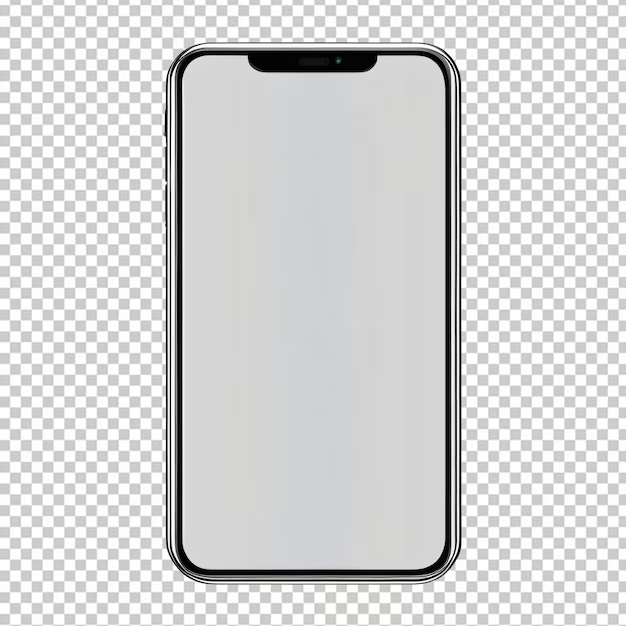
#> input picture Лабораторные/Лр1/Smartphone.png, 626 x 626 px, given in place of the camera
$ jupyter execute 'Лекция 1-2.ipynb'   (shell and % lines are left out)   (text cells are left out)
#> lines starting #> are read from the running program, lines starting #| are printed output that depends on the picture
[cell 1]
import numpy as np
import matplotlib.pyplot as plt

# Время моделирования
t_total = 6   # секунд
dt = 0.01     # шаг дискретизации
t = np.arange(0, t_total, dt)

# Параметры движения по окружности
R = 1.0       # радиус окружности (метры)
omega = 1.0   # угловая скорость (рад/с)

# Истинные значения положений
x_true = R * np.cos(omega * t)
y_true = R * np.sin(omega * t)

# Истинные значения скоростей
v_x_true = -R * omega * np.sin(omega * t)
v_y_true = R * omega * np.cos(omega * t)

# Истинные значения ускорений (центростремительное ускорение)
a_x_true = -R * omega**2 * np.cos(omega * t)
a_y_true = -R * omega**2 * np.sin(omega * t)

# Моделирование данных акселерометра с шумом
noise_std = 0.05  # стандартное отклонение шума
a_x_measured = a_x_true + np.random.normal(0, noise_std, size=len(t))
a_y_measured = a_y_true + np.random.normal(0, noise_std, size=len(t))

# Интегрирование ускорения для получения скоростей
v_x = np.zeros(len(t))
v_y = np.zeros(len(t))
v_x[0] = v_x_true[0]
v_y[0] = v_y_true[0]

for i in range(1, len(t)):
    v_x[i] = v_x[i-1] + a_x_measured[i-1] * dt
    v_y[i] = v_y[i-1] + a_y_measured[i-1] * dt

# Интегрирование скоростей для получения положений
x = np.zeros(len(t))
y = np.zeros(len(t))
x[0] = x_true[0]
y[0] = y_true[0]

for i in range(1, len(t)):
    x[i] = x[i-1] + v_x[i-1] * dt
    y[i] = y[i-1] + v_y[i-1] * dt

# Построение графиков
plt.figure(figsize=(12, 12))

# График положения по оси X
plt.subplot(3, 1, 1)
plt.plot(t, x, label='Вычисленное положение X')
plt.plot(t, x_true, label='Истинное положение X', linestyle='--')
plt.title('Положение по оси X')
plt.xlabel('Время (с)')
plt.ylabel('Положение X (м)')
plt.legend()
plt.grid()

# График положения по оси Y
plt.subplot(3, 1, 2)
plt.plot(t, y, label='Вычисленное положение Y')
plt.plot(t, y_true, label='Истинное положение Y', linestyle='--')
plt.title('Положение по оси Y')
plt.xlabel('Время (с)')
plt.ylabel('Положение Y (м)')
plt.legend()
plt.grid()

# Траектория движения объекта
plt.subplot(3, 1, 3)
plt.plot(x, y, label='Вычисленная траектория')
plt.plot(x_true, y_true, label='Истинная траектория', linestyle='--')
plt.title('Траектория движения объекта')
plt.xlabel('Положение X (м)')
plt.ylabel('Положение Y (м)')
plt.legend()
plt.axis('equal')
plt.grid()

plt.tight_layout()
plt.show()
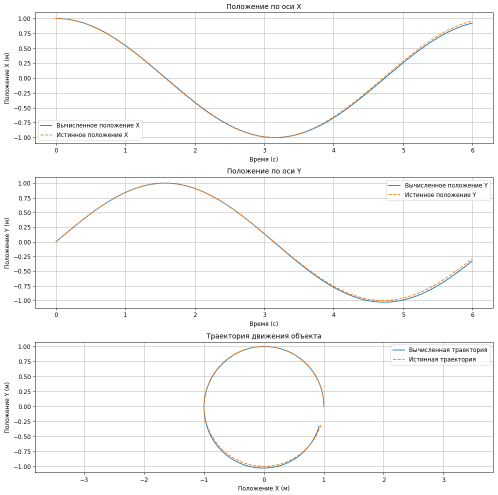
#> figure drawn by matplotlib, 3 panels; panel 1: curve peaks at x = 0, y = 1; panel 1: curve peaks at x = 0, y = 1; panel 2: curve peaks at x = 1.57, y = 1; panel 2: curve peaks at x = 1.57, y = 1

[cell 2]
import math

# Радиус Земли в метрах
R_earth = 6371e3  # 6,371 км

# Истинные географические координаты приёмника
lat_deg_true = 55.811539  # Широта в градусах
lon_deg_true = 37.499727  # Долгота в градусах
alt_true = 32     # Высота в метрах

# Переводим в радианы
lat_true = math.radians(lat_deg_true)
lon_true = math.radians(lon_deg_true)

# Преобразуем в декартовы координаты
x_true = (R_earth + alt_true) * math.cos(lat_true) * math.cos(lon_true)
y_true = (R_earth + alt_true) * math.cos(lat_true) * math.sin(lon_true)
z_true = (R_earth + alt_true) * math.sin(lat_true)

print("Истинные декартовы координаты приёмника:")
print(f"x = {x_true:.2f} м")
print(f"y = {y_true:.2f} м")
print(f"z = {z_true:.2f} м")

print(f"R = {math.sqrt(x_true**2 + y_true**2 + z_true**2):.2f} м")
print(f"h = {math.sqrt(x_true**2 + y_true**2 + z_true**2)-R_earth:.2f} м")

[cell 3]
# Координаты спутников (в метрах)
satellites = {
    1: {'x': 15600e3, 'y': 7540e3, 'z': 20140e3},
    2: {'x': 18760e3, 'y': 2750e3, 'z': 18610e3},
    3: {'x': 17610e3, 'y': 14630e3, 'z': 13480e3},
    4: {'x': 19170e3, 'y': 610e3, 'z': 18390e3}
}


# Скорость света
c = 299792458  # м/с

# Поправка времени (предполагаем, что приёмники синхронизирован, т.е. delta_t = 0)
delta_t_true = 0.05  # с

# Вычисляем псевдодальности до спутников
rho = {}
print("\nПсевдодальности до спутников:")
for i, sat in satellites.items():
    dx = x_true - sat['x']
    dy = y_true - sat['y']
    dz = z_true - sat['z']
    distance = math.sqrt(dx**2 + dy**2 + dz**2)
    rho[i] = distance - c * delta_t_true  # delta_t_true = 0, поэтому rho[i] = distance
    print(f"rho{i} = {rho[i]:.2f} м")

[cell 4]
import sympy as sp
from scipy.optimize import fsolve

# Объявляем неизвестные переменные
x, y, z, delta_t = sp.symbols('x y z delta_t')

# Составляем уравнения с числовыми значениями
eq1 = (x - satellites[1]['x'])**2 + (y - satellites[1]['y'])**2 + (z - satellites[1]['z'])**2 - (rho[1] - c * delta_t)**2
eq2 = (x - satellites[2]['x'])**2 + (y - satellites[2]['y'])**2 + (z - satellites[2]['z'])**2 - (rho[2] - c * delta_t)**2
eq3 = (x - satellites[3]['x'])**2 + (y - satellites[3]['y'])**2 + (z - satellites[3]['z'])**2 - (rho[3] - c * delta_t)**2
eq4 = (x - satellites[4]['x'])**2 + (y - satellites[4]['y'])**2 + (z - satellites[4]['z'])**2 - (rho[4] - c * delta_t)**2

# Собираем систему уравнений
equations = [eq1, eq2, eq3, eq4]

# Определяем систему уравнений для fsolve
def equations_fsolve(vars):
    x_val, y_val, z_val, delta_t_val = vars
    eq1_val = (x_val - satellites[1]['x'])**2 + (y_val - satellites[1]['y'])**2 + (z_val - satellites[1]['z'])**2 - (rho[1] - c * delta_t_val)**2
    eq2_val = (x_val - satellites[2]['x'])**2 + (y_val - satellites[2]['y'])**2 + (z_val - satellites[2]['z'])**2 - (rho[2] - c * delta_t_val)**2
    eq3_val = (x_val - satellites[3]['x'])**2 + (y_val - satellites[3]['y'])**2 + (z_val - satellites[3]['z'])**2 - (rho[3] - c * delta_t_val)**2
    eq4_val = (x_val - satellites[4]['x'])**2 + (y_val - satellites[4]['y'])**2 + (z_val - satellites[4]['z'])**2 - (rho[4] - c * delta_t_val)**2
    return [eq1_val, eq2_val, eq3_val, eq4_val]

# Начальные приближения для переменных
initial_guess = [x_true, y_true, z_true, 0]  # delta_t_true = 0

# Решаем систему уравнений с помощью fsolve
solution, info, ier, mesg = fsolve(equations_fsolve, initial_guess, full_output=True)

# Проверяем, сошёлся ли метод
if ier == 1:
    x_sol, y_sol, z_sol, delta_t_sol = solution
    print("\nРешение системы уравнений:")
    print(f"x = {x_sol:.2f} м")
    print(f"y = {y_sol:.2f} м")
    print(f"z = {z_sol:.2f} м")
    print(f"delta_t = {delta_t_sol:.10f} с")
else:
    print("\nРешение не найдено:")
    print(mesg)

[cell 5]
# Преобразование в географические координаты
def cartesian_to_geodetic(x, y, z):
    """
    Преобразует декартовы координаты (x, y, z) в географические (широта, долгота, высота).
    Предполагается, что Земля — сфера с радиусом R_earth.
    """
    # Радиус точки
    r = math.sqrt(x**2 + y**2 + z**2)

    # Долгота в радианах
    longitude = math.atan2(y, x)

    # Широта в радианах
    latitude = math.atan2(z, math.sqrt(x**2 + y**2))

    # Высота над поверхностью Земли
    altitude = r - R_earth

    # Переводим в градусы
    latitude_deg = math.degrees(latitude)
    longitude_deg = math.degrees(longitude)

    return latitude_deg, longitude_deg, altitude

# Проверяем, сошёлся ли метод
if ier == 1:
    latitude, longitude, altitude = cartesian_to_geodetic(x_sol, y_sol, z_sol)

    print("\nГеографические координаты приёмника:")
    print(f"Широта: {latitude:.6f}°")
    print(f"Долгота: {longitude:.6f}°")
    print(f"Высота: {altitude:.2f} м")

[cell 6]
import numpy as np
import matplotlib.pyplot as plt

# Функция для генерации сложного эталонного профиля глубин
def generate_complex_depth_profile(num_points=300):
    """
    Генерирует сложный эталонный профиль глубин путем суммы нескольких синусоидальных волн
    и добавления случайных аномалий.

    :param num_points: Количество точек в профиле
    :return: numpy массив, представляющий профиль глубин
    """
    x = np.linspace(0, 10 * np.pi, num_points)
    # Сумма синусоид с разными частотами и амплитудами
    depth_profile = (
        30 * np.sin(1 * x) +
        20 * np.sin(3 * x + np.pi / 4) +
        10 * np.sin(5 * x + np.pi / 2)
    ) + 500  # Смещение глубины

    # Добавляем случайные аномалии (пики и впадины)
    num_anomalies = 10
    anomaly_indices = np.random.choice(num_points, num_anomalies, replace=False)
    depth_profile[anomaly_indices] += np.random.choice([-25, 25], size=num_anomalies)

    return depth_profile

# Функция для генерации измеренного профиля с заданным смещением и уровнем шума
def generate_measured_profile(depth_profile, shift_points, noise_std=5):
    """
    Генерирует измеренный профиль глубин путем смещения эталонного профиля и добавления шума.

    :param depth_profile: Эталонный профиль глубин (numpy массив)
    :param shift_points: Количество точек для смещения
    :param noise_std: Стандартное отклонение для гауссовского шума
    :return: Измеренный профиль глубин (numpy массив)
    """
    # Проверка, чтобы смещение не выходило за пределы профиля
    if shift_points < 0 or shift_points + 100 > len(depth_profile):
        raise ValueError("Смещение выходит за пределы профиля глубин.")

    measured_profile = depth_profile[shift_points:shift_points + 100].copy()
    measured_profile += np.random.normal(0, noise_std, size=100)  # Добавляем шум
    return measured_profile

# Параметры эксперимента
true_shift = 50    # истинное смещение в точках (меньшее смещение)
noise_std = 5      # стандартное отклонение шума
num_trials = 100   # количество повторений эксперимента

# Генерируем эталонный профиль
depth_profile = generate_complex_depth_profile()

# Генерируем измеренный профиль с истинным смещением
measured_profile = generate_measured_profile(depth_profile, true_shift, noise_std)

# Поиск положения с максимальной корреляцией
correlation = np.correlate(depth_profile, measured_profile, mode='valid')
estimated_shift = np.argmax(correlation)

print(f"Оцененное смещение: {estimated_shift} точек")
print(f"Истинное смещение: {true_shift} точек")
print(f"Разница: {estimated_shift - true_shift} точек")

# Визуализация эталонного и измеренного профилей
plt.figure(figsize=(14, 6))
plt.plot(depth_profile, label='Эталонный профиль')
plt.plot(range(true_shift, true_shift + 100), measured_profile, label='Измеренный профиль (с шумом)', alpha=0.7)
plt.title('Эталонный и измеренный профили глубин')
plt.xlabel('Точка')
plt.ylabel('Глубина (м)')
plt.legend()
plt.show()
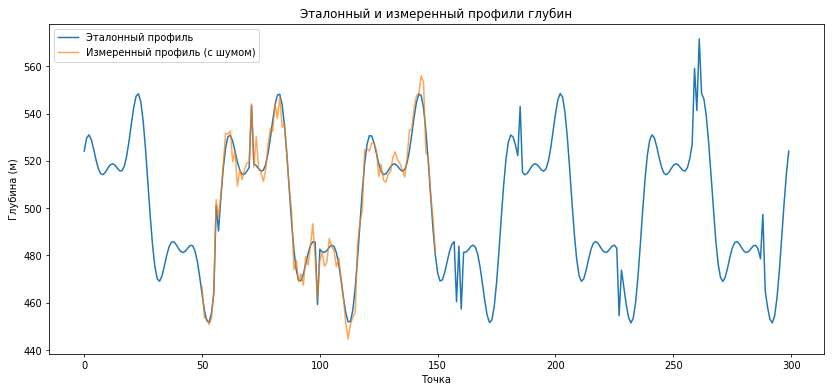
#> figure drawn by matplotlib, 1 panel; curve peaks at x = 261, y = 571.6; curve peaks at x = 143, y = 556

# Визуализация корреляционной функции
plt.figure(figsize=(14, 6))
plt.plot(correlation, label='Корреляция')
plt.axvline(x=true_shift, color='green', linestyle='--', label='Истинное смещение')
plt.axvline(x=estimated_shift, color='red', linestyle='--', label='Оцененное смещение')
plt.title('Корреляция между эталонным и измеренным профилями')
plt.xlabel('Смещение (точки)')
plt.ylabel('Значение корреляции')
plt.legend()
plt.grid()
plt.show()
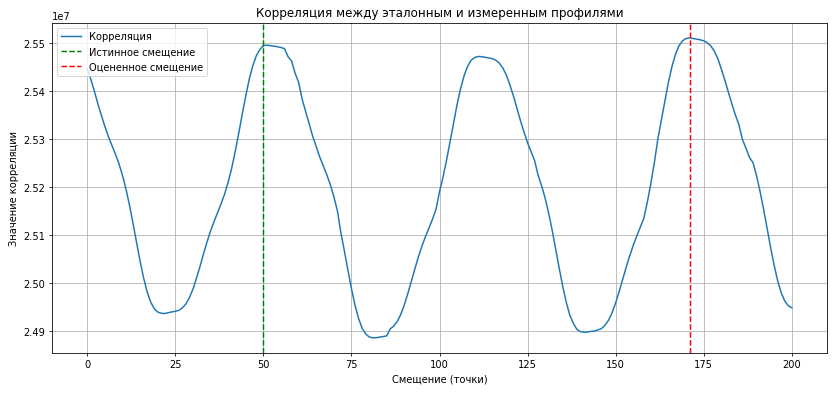
#> figure drawn by matplotlib, 1 panel; curve peaks at x = 171, y = 25511339.8

# Визуализация совпадения профилей после корреляции
plt.figure(figsize=(14, 6))
start = estimated_shift
end = start + 100
plt.plot(depth_profile[start:end], label='Эталонный профиль (вырезка)')
plt.plot(measured_profile, label='Измеренный профиль (с шумом)', alpha=0.7)
plt.title('Совпадение профилей после корреляции')
plt.xlabel('Точка')
plt.ylabel('Глубина (м)')
plt.legend()
plt.show()
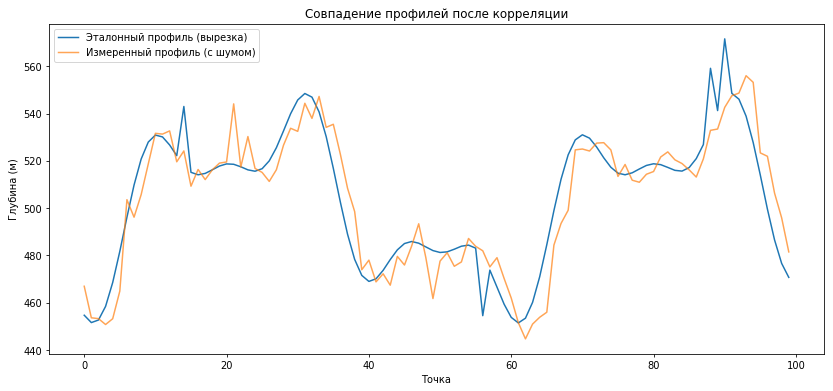
#> figure drawn by matplotlib, 1 panel; curve peaks at x = 90, y = 571.6; curve peaks at x = 93, y = 556

# Повторение эксперимента для оценки точности
estimated_shifts = []
true_shifts = []
for trial in range(num_trials):
    # Случайное смещение в пределах [true_shift - 20, true_shift + 20]
    random_shift = true_shift + np.random.randint(-20, 21)
    # Убедимся, что смещение в допустимых пределах
    if random_shift < 0:
        random_shift = 0
    elif random_shift + 100 > len(depth_profile):
        random_shift = len(depth_profile) - 100

    measured_profile_trial = generate_measured_profile(depth_profile, random_shift, noise_std)

    # Вычисляем корреляцию
    correlation_trial = np.correlate(depth_profile, measured_profile_trial, mode='valid')
    estimated_shift_trial = np.argmax(correlation_trial)
    estimated_shifts.append(estimated_shift_trial)
    true_shifts.append(random_shift)

# Вычисляем ошибки
errors = np.array(estimated_shifts) - np.array(true_shifts)
mean_error = np.mean(errors)
std_error = np.std(errors)

print(f"\nСредняя ошибка смещения: {mean_error:.2f} точек")
print(f"Стандартное отклонение ошибки: {std_error:.2f} точек")

# Визуализация распределения ошибок
plt.figure(figsize=(10, 6))
plt.hist(errors, bins=range(int(errors.min()) - 1, int(errors.max()) + 2), edgecolor='black', alpha=0.7)
plt.title('Распределение ошибок оценки смещения')
plt.xlabel('Ошибка смещения (точки)')
plt.ylabel('Частота')
plt.axvline(x=mean_error, color='red', linestyle='--', label=f'Средняя ошибка: {mean_error:.2f} точек')
plt.legend()
plt.show()
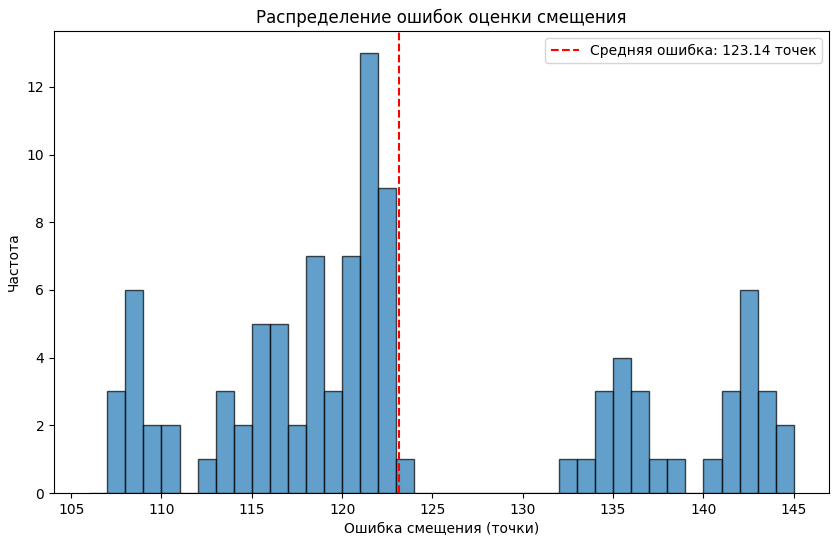
#> figure drawn by matplotlib, 1 panel; tallest bar 13 high, from x = 121 to 122

# Визуализация среднего корреляционного отклика
# Для лучшей визуализации берём среднюю корреляцию по всем испытаниям
average_measured_profiles = np.array([
    generate_measured_profile(depth_profile, shift, noise_std)
    for shift in true_shifts
]).mean(axis=0)

mean_correlation = np.correlate(depth_profile, average_measured_profiles, mode='valid')

plt.figure(figsize=(14, 6))
plt.plot(mean_correlation, label='Средняя корреляция')
plt.axvline(x=true_shift, color='green', linestyle='--', label='Истинное смещение')
plt.axvline(x=estimated_shift, color='red', linestyle='--', label='Оцененное смещение')
plt.title('Средняя корреляция между эталонным и измеренным профилями')
plt.xlabel('Смещение (точки)')
plt.ylabel('Значение корреляции')
plt.legend()
plt.grid()
plt.show()
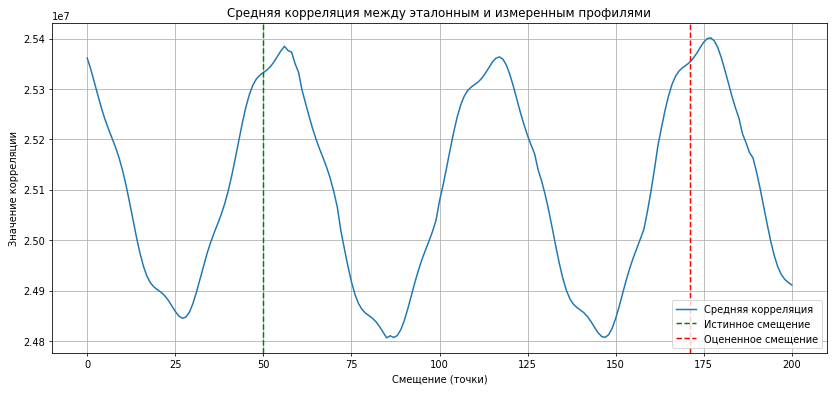
#> figure drawn by matplotlib, 1 panel; curve peaks at x = 177, y = 25401316.3

[cell 7]
import cv2
import numpy as np
import matplotlib.pyplot as plt
from IPython.display import clear_output

# Создание ORB детектора
orb = cv2.ORB_create(nfeatures=1000)

# Инициализация видео
cap = cv2.VideoCapture(0)  # замените на 0 для захвата с веб-камеры

# Считываем первый кадр
ret, old_frame = cap.read()
#> old_frame is the input picture: shape (626, 626, 3); mean B, G, R 213.8, 213.6, 213.5
if not ret:
    print("Не удалось захватить видео.")
    cap.release()
else:
    old_gray = cv2.cvtColor(old_frame, cv2.COLOR_BGR2GRAY)
    # Обнаружение ключевых точек и вычисление дескрипторов
    kp1, des1 = orb.detectAndCompute(old_gray, None)
#> kp1 = 1000 keypoints; strongest (x, y, size): (378, 56, 31), (246, 56, 31), (379, 56, 44.6), (378, 57, 53.6)

    # Инициализация переменной для накопления общего перемещения
    total_movement = np.zeros(2)  # по осям x и y

    try:
        while True:
            ret, frame = cap.read()
            if not ret:
                print("Конец видео или поток камеры.")
                break
            frame_gray = cv2.cvtColor(frame, cv2.COLOR_BGR2GRAY)
            # Обнаружение ключевых точек и вычисление дескрипторов для текущего кадра
            kp2, des2 = orb.detectAndCompute(frame_gray, None)
#> kp2 has the same summary as kp1

            # Проверка, что дескрипторы не пустые
            if des1 is not None and des2 is not None:
                # Используем FLANN для быстрого сопоставления
                FLANN_INDEX_LSH = 6
                index_params = dict(algorithm=FLANN_INDEX_LSH,
                                    table_number=6,
                                    key_size=12,
                                    multi_probe_level=1)
                search_params = dict(checks=50)
                flann = cv2.FlannBasedMatcher(index_params, search_params)

                matches = flann.knnMatch(des1, des2, k=2)
#> matches = 1000 matches

                # Применение теста Lowe для отбора хороших матчей
                good_matches = []
                pts1 = []
                pts2 = []

                for i, m_n in enumerate(matches):
                    if len(m_n) < 2:
                        continue  # Пропускаем, если меньше двух матчей
                    m, n = m_n
                    if m.distance < 0.7 * n.distance:
                        good_matches.append(m)
                        pts1.append(kp1[m.queryIdx].pt)
                        pts2.append(kp2[m.trainIdx].pt)
#> after the loop, good_matches = 1000 matches; pts1 = 1000 pairs, first value 33 to 588, second value 36 to 594; pts2 has the same summary as pts1


                pts1 = np.float32(pts1)
                pts2 = np.float32(pts2)

                if len(good_matches) > 4:
                    # Оценка аффинного преобразования с помощью RANSAC
                    M, mask = cv2.estimateAffinePartial2D(pts1, pts2, method=cv2.RANSAC)
#> M = [[1, 0, 0], [0, 1, 0]]; mask = 1000 values from 1 to 1

                    if M is not None:
                        # Извлечение компонент смещения
                        dx = M[0, 2]
#> dx = 0
                        dy = M[1, 2]
#> dy = 0

                        # Накопление перемещения
                        total_movement += np.array([dx, dy])
#> total_movement = [0, 0]

                        # Сглаживание движения (опционально)
                        alpha = 0.5
                        total_movement = alpha * total_movement + (1 - alpha) * np.array([dx, dy])

                        # Отображение перемещения
                        print(f"Перемещение между кадрами: dx={dx:.2f}, dy={dy:.2f}")
#| Перемещение между кадрами: dx=0.00, dy=0.00
                        print(f"Общее перемещение: x={total_movement[0]:.2f}, y={total_movement[1]:.2f}")
#| Общее перемещение: x=0.00, y=0.00

                        # Отображение матчей (опционально)
                        img_matches = cv2.drawMatches(old_frame, kp1, frame, kp2, good_matches, None, flags=2)
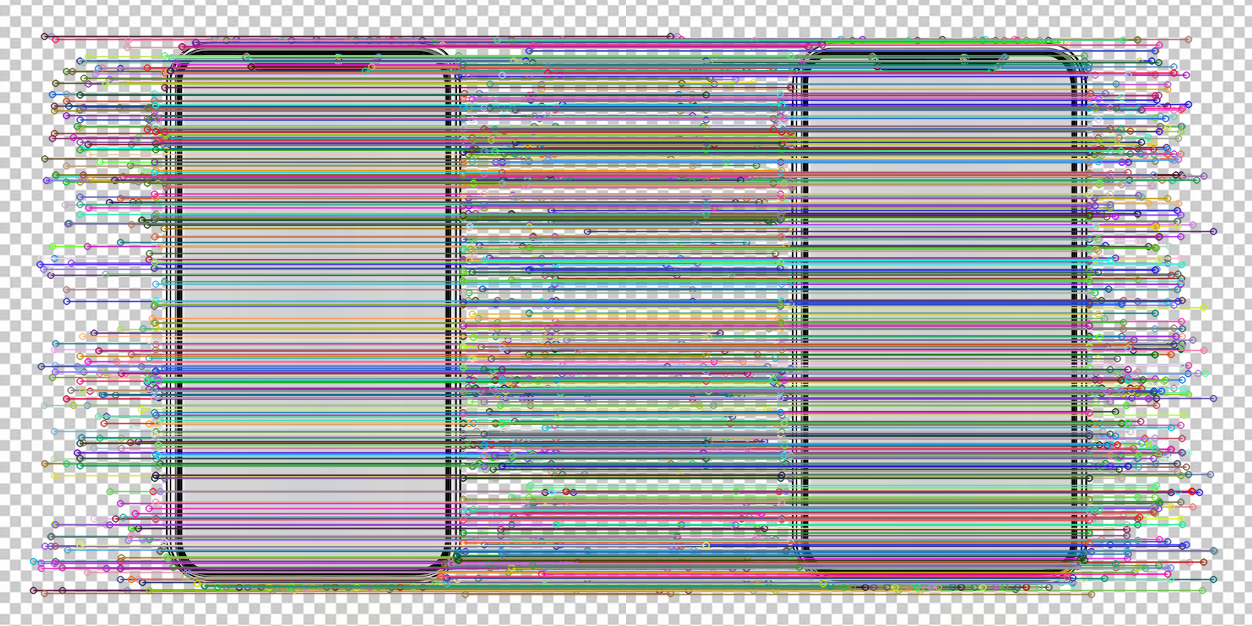
#> img_matches: shape (626, 1252, 3); mean B, G, R 173.9, 174.1, 173.9
                        clear_output(wait=True)
                        plt.figure(figsize=(12, 8))
                        plt.imshow(cv2.cvtColor(img_matches, cv2.COLOR_BGR2RGB))
                        plt.axis('off')
                        plt.show()
                    else:
                        print("Не удалось вычислить аффинное преобразование.")
                else:
                    print("Недостаточно хороших матчей для вычисления преобразования.")

                # Обновление для следующей итерации
                old_frame = frame.copy()
                old_gray = frame_gray.copy()
                kp1, des1 = kp2, des2
            else:
                print("Дескрипторы пустые, пропуск кадра.")
                # Продолжаем без обновления kp1 и des1
                continue
    except KeyboardInterrupt:
        print("Прерывание пользователем.")
    finally:
        cap.release()
        print("Видео поток освобожден.")
